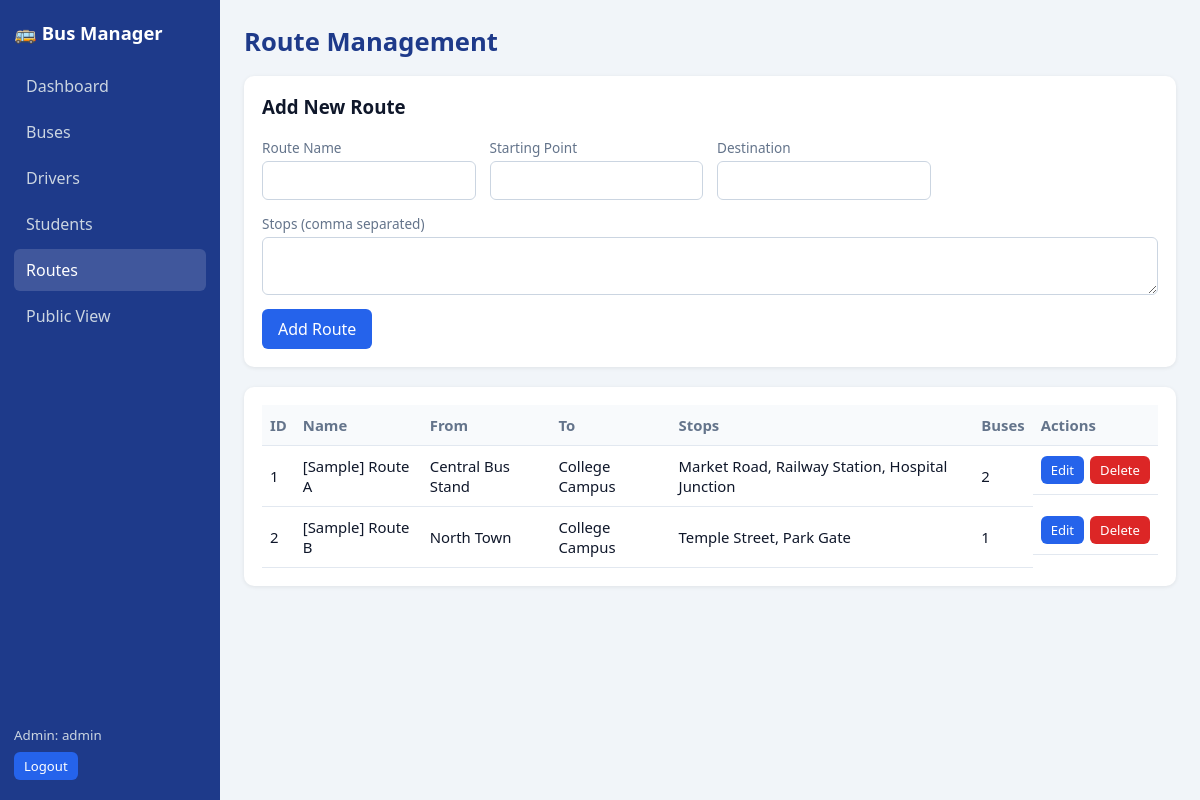
Screenshot of /routes (signed in) with the database file from the repository.
### tables this page shows
CREATE TABLE routes (
    route_id    INTEGER PRIMARY KEY AUTOINCREMENT,
    route_name  TEXT NOT NULL UNIQUE,
    start_point TEXT NOT NULL,
    destination TEXT NOT NULL,
    stops       TEXT
);

### app.py (the view)
@app.route("/routes")
@login_required
def routes():
    rows = db.query("""SELECT r.*, COUNT(b.bus_id) AS bus_count
                       FROM routes r LEFT JOIN buses b ON b.route_id = r.route_id
                       GROUP BY r.route_id ORDER BY r.route_name""")
    return render_template("routes.html", route_rows=rows, edit=get_edit("routes", "route_id"))

### app.py (called while the page is built)
def csrf_token():
    if "_csrf" not in session:
        session["_csrf"] = secrets.token_hex(16)
    return session["_csrf"]

@app.before_request
def verify_csrf():
    if request.method == "POST":
        sent, real = request.form.get("_csrf", ""), session.get("_csrf", "")
        if not real or not secrets.compare_digest(sent, real):
            abort(400, "Invalid or missing CSRF token. Go back, refresh the page and try again.")

def login_required(view):
    @wraps(view)
    def wrapper(*args, **kwargs):
        if not session.get("admin"):
            flash("Please log in as administrator.", "error")
            return redirect(url_for("login"))
        return view(*args, **kwargs)
    return wrapper

def get_edit(table, pk):
    key = request.args.get("edit")
    if not key:
        return None
    row = db.query(f"SELECT * FROM {table} WHERE {pk} = ?", (key,), one=True)  # table/pk are fixed constants
    if row is None:
        flash("Record to edit was not found.", "error")
    return row

### database.py (called while the page is built)
def get_conn():
    conn = sqlite3.connect(DB_PATH)
    conn.row_factory = sqlite3.Row
    conn.execute("PRAGMA foreign_keys = ON")  # SQLite needs this on every connection
    return conn

def query(sql, params=(), one=False):
    conn = get_conn()
    try:
        rows = conn.execute(sql, params).fetchall()
    finally:
        conn.close()
    if one:
        return rows[0] if rows else None
    return rows

### templates/routes.html (shortened to what this page needs)
{% extends "base.html" %}
{% block content %}
<h1>Route Management</h1>
<section class="card">
  <h3>{{ 'Edit Route' if edit else 'Add New Route' }}</h3>
  <form method="post" action="{{ url_for('route_save') }}" class="grid-form">
    <label>Route Name<input name="route_name" required maxlength="60" value="{{ edit.route_name if edit else '' }}"></label>
    <label>Starting Point<input name="start_point" required maxlength="60" value="{{ edit.start_point if edit else '' }}"></label>
    <label>Destination<input name="destination" required maxlength="60" value="{{ edit.destination if edit else '' }}"></label>
    <label class="wide">Stops (comma separated)<textarea name="stops" rows="2" maxlength="500">{{ edit.stops if edit else '' }}</textarea></label>
    <div class="actions">
      <button class="btn">{{ 'Update Route' if edit else 'Add Route' }}</button>
    </div>
  </form>
</section>
<section class="card">
  <table>
    <tr><th>ID</th><th>Name</th><th>From</th><th>To</th><th>Stops</th><th>Buses</th><th>Actions</th></tr>
    {% for r in route_rows %}
    <tr><td>{{ r.route_id }}</td><td>{{ r.route_name }}</td><td>{{ r.start_point }}</td><td>{{ r.destination }}</td>
        <td>{{ r.stops or '—' }}</td><td>{{ r.bus_count }}</td>
        <td class="row-actions">
          <a class="btn small" href="{{ url_for('routes', edit=r.route_id) }}">Edit</a>
          <form method="post" action="{{ url_for('delete_record', entity='routes', key=r.route_id) }}" data-confirm="Delete route {{ r.route_name }}?">
            <input type="hidden" name="_csrf" value="{{ csrf_token() }}"><button class="btn small danger">Delete</button></form>
        </td></tr>
    {% else %}<tr><td colspan="7">No routes found.</td></tr>{% endfor %}
  </table>
</section>
{% endblock %}

### static/css/style.css (style rules this page uses)
:root { --primary:#1e3a8a; --accent:#2563eb; --bg:#f1f5f9; --text:#0f172a; --muted:#64748b; }
* { box-sizing: border-box; }
body { margin:0; font-family: "Segoe UI", Arial, sans-serif; background:var(--bg); color:var(--text); }
h1 { margin-top:0; font-size:1.6rem; color:var(--primary); }
.card { background:#fff; border-radius:10px; padding:18px; margin-bottom:20px; box-shadow:0 1px 4px rgba(0,0,0,.08); overflow-x:auto; }
.card h3 { margin-top:0; }
table { width:100%; border-collapse:collapse; }
th, td { text-align:left; padding:10px 8px; border-bottom:1px solid #e2e8f0; font-size:.93rem; }
th { background:#f8fafc; color:var(--muted); }
.grid-form { display:grid; grid-template-columns:repeat(auto-fit,minmax(200px,1fr)); gap:14px; }
label { display:flex; flex-direction:column; font-size:.85rem; color:var(--muted); gap:4px; }
label.wide { grid-column:1 / -1; }
input, select, textarea { padding:9px; border:1px solid #cbd5e1; border-radius:6px; font:inherit; color:var(--text); }
.actions { grid-column:1 / -1; display:flex; gap:10px; }
.btn { background:var(--accent); color:#fff; border:0; padding:9px 16px; border-radius:6px; cursor:pointer; text-decoration:none; font:inherit; display:inline-block; }
.btn.danger { background:#dc2626; }
.btn.small { padding:5px 10px; font-size:.82rem; }
.row-actions { display:flex; gap:6px; }
.row-actions form { margin:0; }

### rows the page displays
routes: route_id "1", route_name "[Sample] Route A", start_point "Central Bus Stand", destination "College Campus", stops "Market Road, Railway Station, Hospital Junction", bus_count "2"
routes: route_id "2", route_name "[Sample] Route B", start_point "North Town", destination "College Campus", stops "Temple Street, Park Gate", bus_count "1"

### other values shown
{{ label }} "Dashboard" "Buses" "Drivers" "Students" "Routes" "Public View"
{{ session['admin'] }} "admin"
{{ 'Edit Route' if edit else 'Add New Route' }} "Add New Route"
{{ 'Update Route' if edit else 'Add Route' }} "Add Route"
